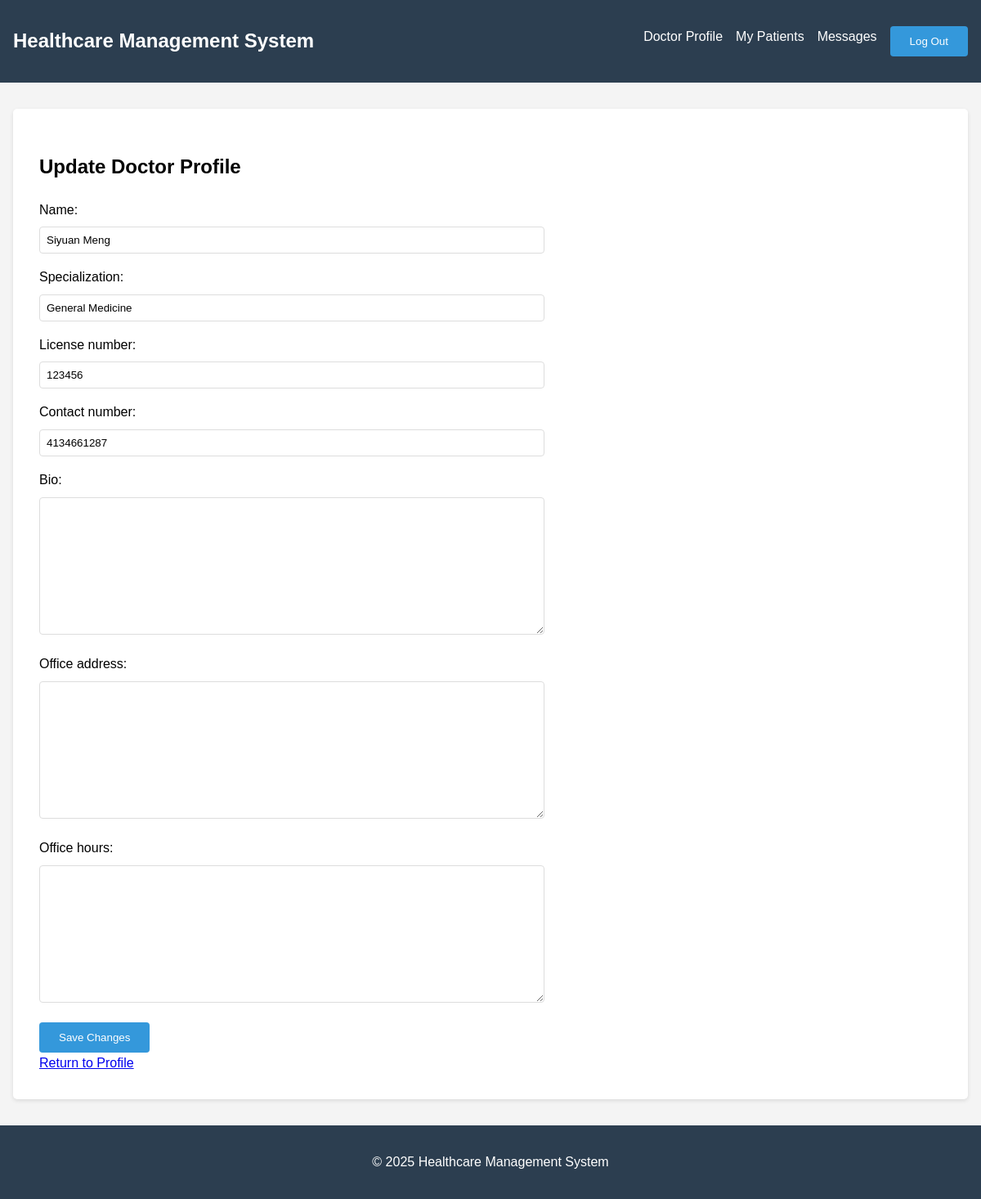
/doctor/profile/update/ (signed in), run on the app's committed database.
### users/models.py (models this page shows, shortened)
class Doctor(models.Model):
    user = models.OneToOneField(User, on_delete=models.CASCADE)
    name = models.CharField(max_length=200)
    specialization = models.CharField(max_length=100)
    license_number = models.CharField(max_length=50)
    contact_number = models.CharField(max_length=20, blank=True)
    bio = models.TextField(blank=True)
    office_address = models.TextField(blank=True)
    office_hours = models.TextField(blank=True)

### users/views.py (the view)
# urls.py: path('doctor/profile/update/', views.DoctorProfileUpdateView.as_view(), name='doctor_profile_update'),
class DoctorProfileUpdateView(LoginRequiredMixin, UpdateView):
    model = Doctor
    fields = ['name', 'specialization', 'license_number', 'contact_number', 'bio', 'office_address', 'office_hours']
    template_name = 'users/doctor_profile_update.html'
    success_url = reverse_lazy('doctor_profile')
    def get_object(self):
        return self.request.user.doctor

### users/templates/users/doctor_profile_update.html (shortened to what this page needs)
{% extends 'base.html' %}
{% block content %}
<div class="profile-update-form">
    <h2>Update Doctor Profile</h2>
    <form method="post">
        {% for field in form %}
            <div class="form-group">
                {{ field.label_tag }}
                {{ field }}
            </div>
        {% endfor %}
        <button type="submit">Save Changes</button>
    </form>
    <a href="{% url 'doctor_profile' %}">Return to Profile</a>
</div>
{% endblock %}

### templates/base.html (style rules this page uses)
body { font-family: Arial, sans-serif; line-height: 1.6; margin: 0; padding: 0; background-color: #f4f4f4; }
form { max-width: 600px; }
form .form-group { margin-bottom: 1rem; }
form label { display: block; margin-bottom: 0.5rem; }
form input[type="text"], form input[type="email"], form input[type="password"], form input[type="date"], form textarea, form select { width: 100%; padding: 0.5rem; border: 1px solid #ddd; border-radius: 4px; }
form button { background-color: #3498db; color: white; border: none; padding: 0.7rem 1.5rem; border-radius: 4px; cursor: pointer; }

### data on the page
Doctor: form "Siyuan Meng" "General Medicine" "123456" "4134661287"

### other printed values
{{ field.label_tag }} "Name:" "Specialization:" "License number:" "Contact number:" "Bio:" "Office address:" "Office hours:"
